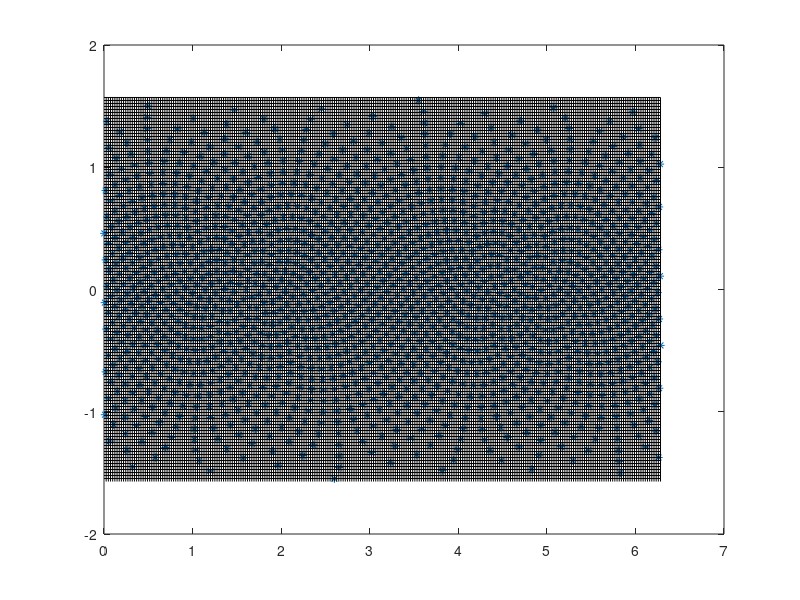

Write the MATLAB code that produced this figure.
% Generate approximately evenly distributed points on sphere using
% Golden Section spiral algorithm 
%    http://www.softimageblog.com/archives/115
%
% customized for the pe2lyr model, which has 2 levels in
% the vertical (and is global in lat/lon).

%% DART software - Copyright UCAR. This open source software is provided
% by UCAR, "as is", without charge, subject to all terms of use at
% http://www.image.ucar.edu/DAReS/DART/DART_download
%
% DART $Id: even_sphere_pe2lyr.m 10990 2017-02-02 23:39:18Z thoar@ucar.edu $


close all; clear;

% Generate obs_sequence input for this problem
% level 1 and 2

% For diagnostic test need a null data value and a null qc value
diagnostic_test = false;

% Input is in level number
levels = [1 2]

% Date information is overwritten by create_fixed_network_sequence
year = 2008;
month = 10;
day = 1;
hour = 0;

% Number of roughly evenly distributed points in horizontal
n = 1600;
x(1:n) = 0;
y(1:n) = 0;
z(1:n) = 0;

% Total number of observations at single time is levels*n*3
num_obs = size(levels, 2) * n * 3;
 
inc = pi * (3 - sqrt(5));
off = 2 / n;
for k = 1:n
   y(k) = (k-1) * off - 1 + (off / 2);
   r = sqrt(1 - y(k)*y(k));
   phi = (k-1) * inc; 
   x(k) = cos(phi) * r;
   z(k) = sin(phi) * r;
end 

% Now convert to latitude and longitude
for k = 1:n
   lon(k) = atan2(y(k), x(k)) + pi;
   lat(k) = asin(z(k));
   % Input is in degrees of lat and longitude
   dlon(k) = rad2deg(lon(k));
   dlat(k) = rad2deg(lat(k));
end

% Need to generate output for driving create_obs_sequence
fid = fopen('even_create_input', 'w');

% Output the total number of observations
fprintf(fid, '%6i\n', num_obs);
% 0 copies of data
if(diagnostic_test) 
   fprintf(fid, '%2i\n', 1);
else
   fprintf(fid, '%2i\n', 0);
end

% 0 QC fields
if(diagnostic_test) 
   fprintf(fid, '%2i\n', 1);
else
   fprintf(fid, '%2i\n', 0);
end

% Metadata for data copy
if(diagnostic_test)
   fprintf(fid, '"observations"\n');
end
% Metadata for qc
if(diagnostic_test)
   fprintf(fid, '"Quality Control"\n');
end


% Loop to create each observation
for hloc = 1:n
   for vloc = 1:size(levels, 2)
      for field = 1:3
         % 0 indicates that there is another observation; 
         fprintf(fid, '%2i\n', 0);
         % Specify obs kind by string
         if(field == 1)
            fprintf(fid, 'U_WIND_COMPONENT\n');
         elseif(field == 2)
            fprintf(fid, 'V_WIND_COMPONENT\n');
         elseif(field == 3)
            fprintf(fid, 'GEOPOTENTIAL_HEIGHT\n');
         end
         % Select level as the vertical coordinate
         fprintf(fid, '%2i\n', 1);
         % The level number
         fprintf(fid, '%2i\n', levels(vloc));
         % Lon and lat in degrees next
         fprintf(fid, '%6.2f\n', dlon(hloc));
         fprintf(fid, '%6.2f\n', dlat(hloc));
         % Now the date and time
         fprintf(fid, '%5i %3i %3i %3i %2i %2i \n', year, month, day, hour, 0, 0);
         % Finally, the error variance, 1 for temperature, 4 for winds
         if(field == 1)
            fprintf(fid, '%2i\n', 1);
         else
            fprintf(fid, '%2i\n', 4);
         end
     
         % Need value and qc for testing
         if(diagnostic_test)
            fprintf(fid, '%2i\n', 1);
            fprintf(fid, '%2i\n', 0);
         end
      end   
   end
end

% File name
fprintf(fid, 'set_def.out\n');

% Done with output, close file
fclose(fid);



% Some plotting to visualize this observation set
plot(lon, lat, '*');
hold on

% Plot an approximate CAM T85 grid for comparison
% 256x128 points on A-grid
% Plot latitude lines first
del_lat = pi / 128;
for i = 1:128
   glat = del_lat * i - pi/2;
   a = [0 2*pi];
   b = [glat glat];
   plot(a, b, 'k');
end

del_lon = 2*pi / 256;
for i = 1:256
   glon = del_lon*i;
   a = [glon glon];
   b = [-pi/2,  pi/2];
   plot(a, b, 'k');
end

% <next few lines under version control, do not edit>
% $URL: https://svn-dares-dart.cgd.ucar.edu/DART/branches/rma_trunk/observations/obs_converters/even_sphere/even_sphere_pe2lyr.m $
% $Revision: 10990 $
% $Date: 2017-02-02 16:39:18 -0700 (Thu, 02 Feb 2017) $
